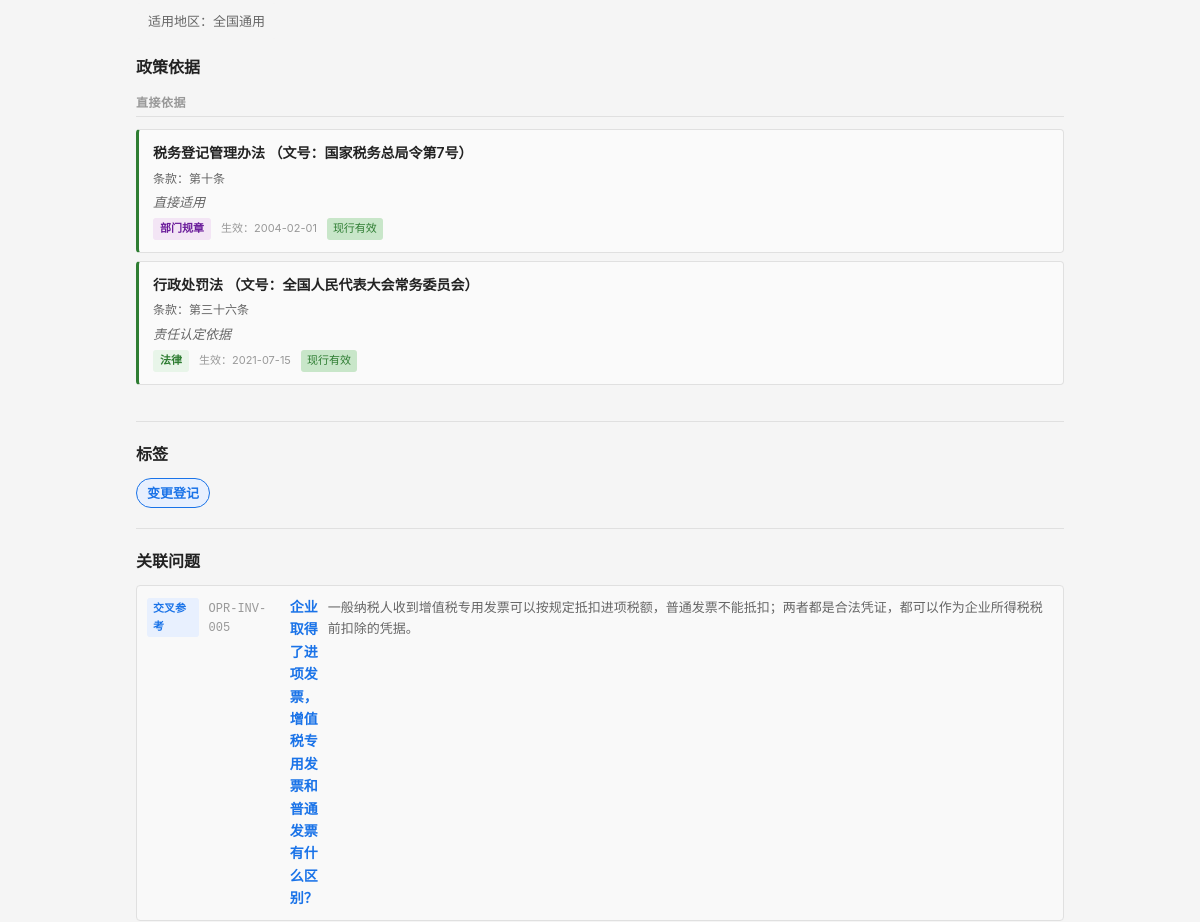
The page /question/CHG-REG-002 (signed in, middle part) on the database as committed earlier.
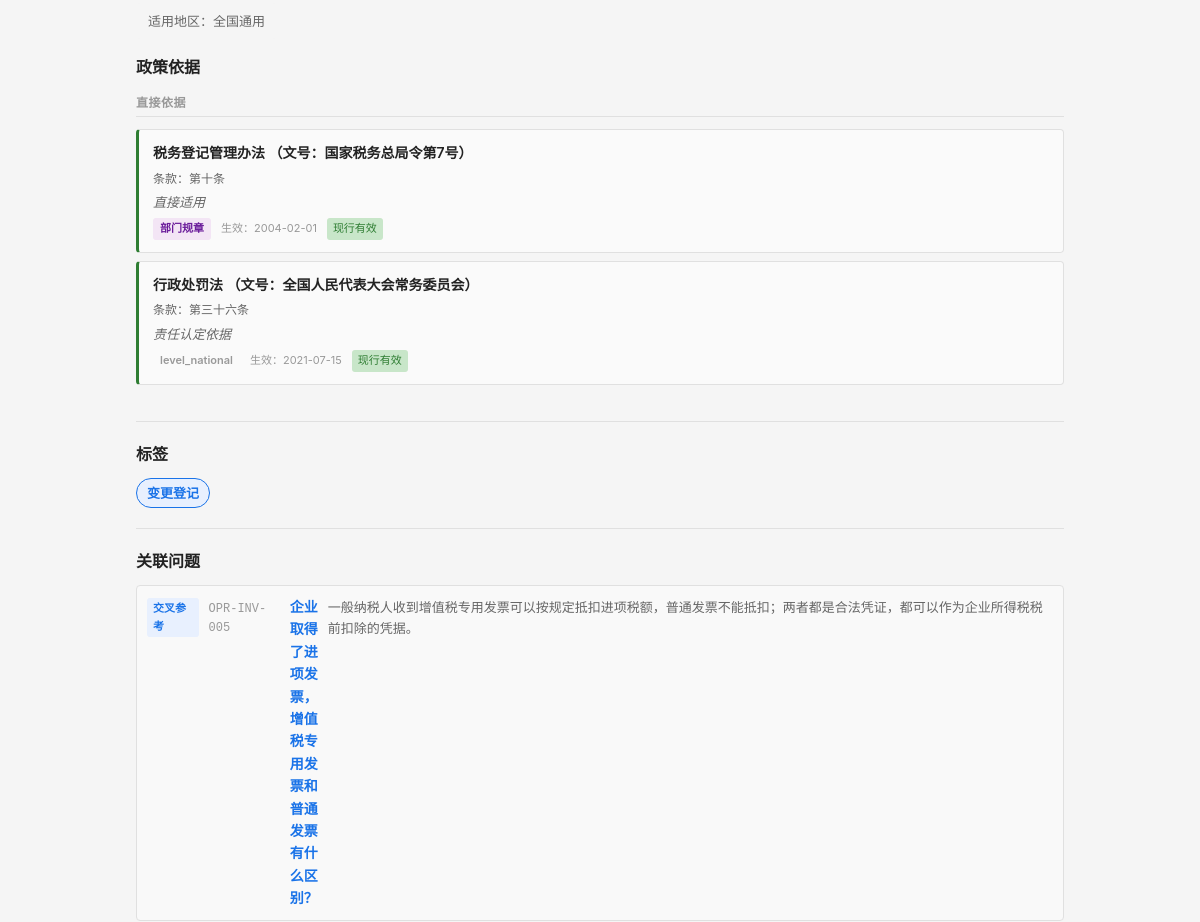
The same page on the database as committed later.
### tables this page shows
CREATE TABLE question_policy_link (
    id              INTEGER PRIMARY KEY AUTOINCREMENT,
    question_id     INTEGER NOT NULL,
    policy_id       INTEGER NOT NULL,
    support_type    TEXT NOT NULL,
    support_note    TEXT,
    display_order   INTEGER NOT NULL DEFAULT 1,

    FOREIGN KEY (question_id) REFERENCES question_master(id) ON DELETE CASCADE,
    FOREIGN KEY (policy_id)   REFERENCES policy_basis(id)    ON DELETE CASCADE
);

CREATE TABLE policy_basis (
    id              INTEGER PRIMARY KEY AUTOINCREMENT,
    policy_code     TEXT NOT NULL UNIQUE,
    policy_name     TEXT NOT NULL,
    document_no     TEXT,
    article_ref     TEXT,

    -- 政策层级
    policy_level    TEXT NOT NULL,

    -- 有效期
    effective_date  TEXT,
    expiry_date     TEXT,
    current_status  TEXT NOT NULL DEFAULT 'effective',

    -- 内容摘要
    policy_summary  TEXT,
    raw_quote_short TEXT,

    -- 适用范围
    region_scope    TEXT DEFAULT 'national',

    -- 备注
    remarks         TEXT,

    -- 审计字段
    created_at      TEXT NOT NULL DEFAULT (datetime('now')),
    updated_at      TEXT NOT NULL DEFAULT (datetime('now'))
);

CREATE TABLE question_tag_link (
    id              INTEGER PRIMARY KEY AUTOINCREMENT,
    question_id     INTEGER NOT NULL,
    tag_id          INTEGER NOT NULL,
    is_primary      INTEGER NOT NULL DEFAULT 0,
    display_order   INTEGER NOT NULL DEFAULT 1,

    FOREIGN KEY (question_id) REFERENCES question_master(id) ON DELETE CASCADE,
    FOREIGN KEY (tag_id)      REFERENCES tag_dict(id)       ON DELETE CASCADE
);

CREATE TABLE tag_dict (
    id              INTEGER PRIMARY KEY AUTOINCREMENT,
    tag_code        TEXT NOT NULL UNIQUE,
    tag_name        TEXT NOT NULL,
    tag_category    TEXT,
    parent_id       INTEGER,
    display_order   INTEGER NOT NULL DEFAULT 1,
    status          TEXT NOT NULL DEFAULT 'active',

    FOREIGN KEY (parent_id) REFERENCES tag_dict(id) ON DELETE SET NULL
);

CREATE TABLE question_relation (
    id              INTEGER PRIMARY KEY AUTOINCREMENT,
    question_id     INTEGER NOT NULL,
    related_id      INTEGER NOT NULL,
    relation_type   TEXT NOT NULL,
    display_order   INTEGER NOT NULL DEFAULT 1,

    FOREIGN KEY (question_id) REFERENCES question_master(id) ON DELETE CASCADE,
    FOREIGN KEY (related_id)  REFERENCES question_master(id) ON DELETE CASCADE
);

CREATE TABLE question_master (
    id              INTEGER PRIMARY KEY AUTOINCREMENT,
    question_code   TEXT NOT NULL UNIQUE,
    question_title  TEXT NOT NULL,
    question_plain  TEXT NOT NULL,

    -- 分类
    stage_code      TEXT NOT NULL,
    module_code     TEXT NOT NULL,
    question_type   TEXT NOT NULL,

    -- 答案
    one_line_answer TEXT NOT NULL,
    detailed_answer TEXT,
    core_definition TEXT,

    -- 条件与边界
    applicable_conditions TEXT,
    exceptions_boundary   TEXT,

    -- 实务
    practical_steps TEXT,
    risk_warning    TEXT,

    -- 适用范围
    scope_level     TEXT NOT NULL DEFAULT 'scope_national',
    local_region    TEXT,

    -- 确定性
    answer_certainty TEXT NOT NULL DEFAULT 'certain_clear',

    -- 元数据
    keywords        TEXT,
    high_frequency_flag INTEGER NOT NULL DEFAULT 0,
    newbie_flag     INTEGER NOT NULL DEFAULT 0,

    -- 版本管理
    status          TEXT NOT NULL DEFAULT 'draft',
    version_no      INTEGER NOT NULL DEFAULT 1,

    -- 审计字段
    created_at      TEXT NOT NULL DEFAULT (datetime('now')),
    updated_at      TEXT NOT NULL DEFAULT (datetime('now'))
);

### backend/app.py (the view)
    @app.route('/question/<question_code>')
    def question_detail(question_code):
        from services.question_service import QuestionService
        svc = QuestionService()
        detail = svc.get_question_detail(question_code)
        if not detail:
            return "问题不存在", 404
        stages = svc.get_stages()
        modules = svc.get_modules()
        return render_template('detail.html',
                               detail=detail, stages=stages, modules=modules)

### backend/services/question_service.py (called while the page is built)
    def _query(self, sql, params=None):
        conn = sqlite3.connect(self.db_path)
        conn.execute("PRAGMA foreign_keys = ON")
        conn.row_factory = sqlite3.Row
        cur = conn.cursor()
        if params:
            cur.execute(sql, params)
        else:
            cur.execute(sql)
        rows = cur.fetchall()
        conn.close()
        return [dict(r) for r in rows]

    def _query_one(self, sql, params=None):
        rows = self._query(sql, params)
        return rows[0] if rows else None

    def get_stages(self):
        return self._query("""
            SELECT tag_code, tag_name
            FROM tag_dict
            WHERE tag_category = 'stage'
            ORDER BY display_order
        """)

    def get_modules(self):
        return self._query("""
            SELECT tag_code, tag_name
            FROM tag_dict
            WHERE tag_category = 'module'
            ORDER BY display_order
        """)

### frontend/templates/detail.html (shortened to what this page needs)
{% extends "base.html" %}
{% macro policy_level_label(code) %}{{ {'level_law':'法律','level_admin':'行政法规','level_department':'部门规章','level_bulletin':'规范性文件','level_local':'地方文件'}.get(code, code or '') }}{% endmacro %}
{% macro relation_type_label(code) %}
    {%- if code == 'related' -%}相关问题
    {%- elif code == 'next_step' -%}下一步
    {%- elif code == 'prerequisite' -%}前提问题
    {%- elif code == 'similar' -%}相似问题
    {%- elif code == 'see_also' -%}交叉参考
    {%- else -%}{{ code }}{%- endif -%}
{% endmacro %}
{% block main %}
{% if detail.scope_level == 'scope_national' %}
<div class="scope-note">适用地区：全国通用</div>
{% elif detail.scope_level == 'scope_local' %}
<div class="scope-note">适用地区：地方口径</div>
{% elif detail.scope_level == 'scope_mixed' %}
<div class="scope-note">适用地区：混合口径</div>
{% elif detail.local_region %}
<div class="scope-note local">地区：{{ detail.local_region }}</div>
{% endif %}
{% if detail.policies %}
{% set direct_policies = [] %}
{% set procedure_policies = [] %}
{% set other_policies = [] %}
{% for p in detail.policies %}
    {% if p.support_type == 'support_direct' %}{% do direct_policies.append(p) %}{% endif %}
    {% if p.support_type == 'support_procedure' %}{% do procedure_policies.append(p) %}{% endif %}
    {% if p.support_type not in ['support_direct', 'support_procedure'] %}{% do other_policies.append(p) %}{% endif %}
{% endfor %}
<div class="detail-section policies-section">
    <h3>政策依据</h3>
    {% if direct_policies %}
    <div class="policy-group">
        <div class="policy-group-label">直接依据</div>
        <ul class="policy-list">
            {% for p in direct_policies %}
            <li class="policy-item type-direct">
                <div class="policy-title">
                    {{ p.policy_name }}
                    {% if p.article_ref %}（文号：{{ p.document_no }}）{% endif %}
                </div>
                {% if p.article_ref %}<div class="policy-article">条款：{{ p.article_ref }}</div>{% endif %}
                {% if p.support_note %}<div class="policy-note">{{ p.support_note }}</div>{% endif %}
                <div class="policy-meta">
                    <span class="policy-level-badge level-{{ p.policy_level }}">{{ policy_level_label(p.policy_level) }}</span>
                    {% if p.effective_date %}<span class="policy-effective">生效：{{ p.effective_date }}</span>{% endif %}
                    {% if p.current_status == 'pol_effective' %}<span class="policy-stat effective">现行有效</span>
                    {% elif p.current_status == 'pol_expired' %}<span class="policy-stat expired">已失效</span>
                    {% elif p.current_status == 'pol_partial' %}<span class="policy-stat partial">部分失效</span>{% endif %}
                </div>
            </li>
            {% endfor %}
        </ul>
    </div>
    {% endif %}
</div>
{% endif %}
{% if detail.tags %}
<div class="detail-section tags-section">
    <h3>标签</h3>
    <div class="tag-list">
        {% for t in detail.tags %}
        <a href="/questions?tag={{ t.tag_code }}" class="tag-chip {% if t.is_primary %}primary{% endif %}">{{ t.tag_name }}</a>
        {% endfor %}
    </div>
</div>
{% endif %}
{% if detail.relations %}
<div class="detail-section relations">
    <h3>关联问题</h3>
    <ul class="relation-list">
        {% for r in detail.relations %}
        <li>
            <a href="/question/{{ r.question_code }}" class="relation-link">
                <span class="rel-type-badge type-{{ r.relation_type }}">{{ relation_type_label(r.relation_type) }}</span>
                <span class="rel-code">{{ r.question_code }}</span>
                <span class="rel-title">{{ r.question_title }}</span>
                <span class="rel-answer">{{ r.one_line_answer }}</span>
            </a>
        </li>
        {% endfor %}
    </ul>
</div>
{% endif %}
{% endblock %}

### frontend/templates/base.html (shortened to what this page needs)
<!DOCTYPE html>
<html lang="zh-CN">
<head>
    <link rel="stylesheet" href="{{ url_for('static', filename='css/style.css') }}">
</head>
<body>
    <main class="container main-content">
        {% block main %}{% endblock %}
    </main>
</body>
</html>

### frontend/static/css/style.css (style rules this page uses)
:root { --bg: #f5f5f5; --surface: #ffffff; --border: #e0e0e0; --text: #222222; --text-secondary: #666666; --text-light: #999999; --accent: #1a73e8; --accent-hover: #1557b0; --warning-bg: #fff8e1; --warning-border: #ffc107; --exception-bg: #fff3e0; --exception-border: #ff9800; --tag-stage: #e3f2fd; --tag-module: #f3e5f5; --tag-hf: #fce4ec; --tag-newbie: #e8f5e9; --certainty-clear: #c8e6c9; --certainty-condition: #fff9c4; --certainty-dispute: #ffcdd2; }
* { box-sizing: border-box; margin: 0; padding: 0; }
body { font-family: -apple-system, BlinkMacSystemFont, "Segoe UI", Roboto, "Helvetica Neue", Arial, sans-serif; background: var(--bg); color: var(--text); line-height: 1.6; }
a { color: var(--accent); text-decoration: none; }
.container { max-width: 960px; margin: 0 auto; padding: 0 16px; }
.main-content { padding: 24px 16px 48px; }
.detail-section { margin-bottom: 20px; padding-bottom: 20px; border-bottom: 1px solid var(--border); }
.detail-section h3 { font-size: 16px; font-weight: 600; margin-bottom: 10px; }
.policy-list { list-style: none; margin-top: 12px; }
.policy-item { padding: 12px; background: #fafafa; border: 1px solid var(--border); border-radius: 4px; margin-bottom: 8px; }
.policy-title { font-size: 15px; font-weight: 600; margin-bottom: 4px; }
.policy-article { font-size: 13px; color: var(--text-secondary); margin-bottom: 4px; }
.policy-note { font-size: 13px; color: var(--text-secondary); margin-bottom: 6px; font-style: italic; }
.policy-meta { display: flex; align-items: center; gap: 12px; font-size: 12px; color: var(--text-light); }
.tag-list { display: flex; flex-wrap: wrap; gap: 6px; }
.tag-chip { font-size: 13px; padding: 4px 10px; background: #f5f5f5; border: 1px solid var(--border); border-radius: 16px; color: var(--text-secondary); }
.tag-chip.primary { background: #e8f0fe; border-color: var(--accent); color: var(--accent); font-weight: 600; }
.relation-list { list-style: none; margin-top: 8px; }
.relation-link { display: flex; align-items: baseline; gap: 10px; padding: 10px; background: #f9f9f9; border: 1px solid var(--border); border-radius: 4px; margin-bottom: 6px; }
.rel-code { font-size: 12px; color: var(--text-light); font-family: monospace; }
.rel-title { font-size: 14px; font-weight: 600; flex: 1; }
.rel-answer { font-size: 13px; color: var(--text-secondary); }
.scope-note { font-size: 13px; color: var(--text-secondary); margin-bottom: 16px; padding: 8px 12px; background: #f5f5f5; border-radius: 4px; display: inline-block; }
.policies-section h3 { margin-bottom: 12px; }
.policy-group { margin-bottom: 16px; }
.policy-group-label { font-size: 12px; font-weight: 700; text-transform: uppercase; letter-spacing: 0.5px; color: var(--text-light); margin-bottom: 8px; padding-bottom: 4px; border-bottom: 1px solid var(--border); }
.policy-list { list-style: none; }
.policy-item { padding: 12px 14px; background: #fafafa; border: 1px solid var(--border); border-radius: 4px; margin-bottom: 8px; border-left-width: 3px; }
.policy-item.type-direct { border-left-color: #2e7d32; }
.policy-title { font-size: 14px; font-weight: 600; margin-bottom: 4px; }
.policy-article { font-size: 12px; color: var(--text-secondary); margin-bottom: 4px; }
.policy-note { font-size: 13px; color: var(--text-secondary); font-style: italic; margin-bottom: 6px; }
.policy-meta { display: flex; align-items: center; flex-wrap: wrap; gap: 10px; }
.policy-level-badge { font-size: 11px; padding: 2px 7px; border-radius: 3px; font-weight: 600; }
.level-level_department { background: #f3e5f5; color: #6a1b9a; }
.policy-effective { font-size: 11px; color: var(--text-light); }
.policy-stat { font-size: 11px; padding: 2px 6px; border-radius: 3px; }
.policy-stat.effective { background: #c8e6c9; color: #2e7d32; }
.rel-type-badge { font-size: 11px; padding: 2px 6px; border-radius: 3px; font-weight: 600; background: #e8f0fe; color: var(--accent); }

Rows that differ between the two databases and show on the page:
changed policy_basis: policy_level "法律" → "level_national"
